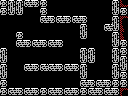

Below is a game level as drawn by its tile map, then a one-line description and the .tmx file that defines it, in full:
An orthogonal 16x12 tile map with 8x8 px tiles, 1 tile layer (Tile Layer 1) and 6 objects (2x pushable-block, breakable-right, door-right, door-down, breakable-down).

<map version="1.0" orientation="orthogonal" renderorder="right-down" width="16" height="12" tilewidth="8" tileheight="8" nextobjectid="22">
 <properties>
  <property name="left" value="lava" />
  <property name="up" value="hole" />
 </properties>
 <tileset firstgid="1" name="tiles" tilewidth="8" tileheight="8" tilecount="256" columns="16">
  <image source="tiles.png" width="128" height="128" />
 </tileset>
 <layer name="Tile Layer 1" width="16" height="12">
  <data encoding="csv">
165,105,105,103,104,165,1,1,1,1,1,1,1,1,105,128,
165,106,106,1,1,165,1,1,1,1,1,1,1,1,106,165,
1,1,1,1,1,103,104,103,104,103,104,1,1,1,105,126,
1,1,1,1,1,1,1,1,1,1,105,1,1,103,106,150,
1,1,165,1,1,1,1,1,1,1,106,1,1,1,105,150,
1,1,103,104,103,104,103,104,1,1,1,1,1,1,106,165,
105,1,1,1,1,1,1,1,1,1,105,105,1,1,105,165,
106,1,1,1,1,1,1,1,1,1,106,106,1,1,106,105,
105,1,1,103,104,103,103,104,103,104,105,1,1,1,105,106,
106,1,1,1,1,1,1,1,1,1,106,1,1,1,106,165,
165,1,1,1,1,1,1,1,1,1,103,104,103,104,165,165,
165,103,104,103,104,165,103,104,103,104,165,103,104,103,104,126
</data>
 </layer>
 <objectgroup name="objects">
  <object id="3" type="breakable-right" x="112" y="48" width="16" height="32" />
  <object id="7" type="door-right" x="112" y="56" width="16" height="24" />
  <object id="12" type="pushable-block" x="32" y="48" width="16" height="16" />
  <object id="18" type="door-down" x="48" y="88" width="32" height="8" />
  <object id="20" type="pushable-block" x="32" y="24" width="16" height="16" />
  <object id="21" type="breakable-down" x="48" y="88" width="32" height="8" />
 </objectgroup>
</map>
